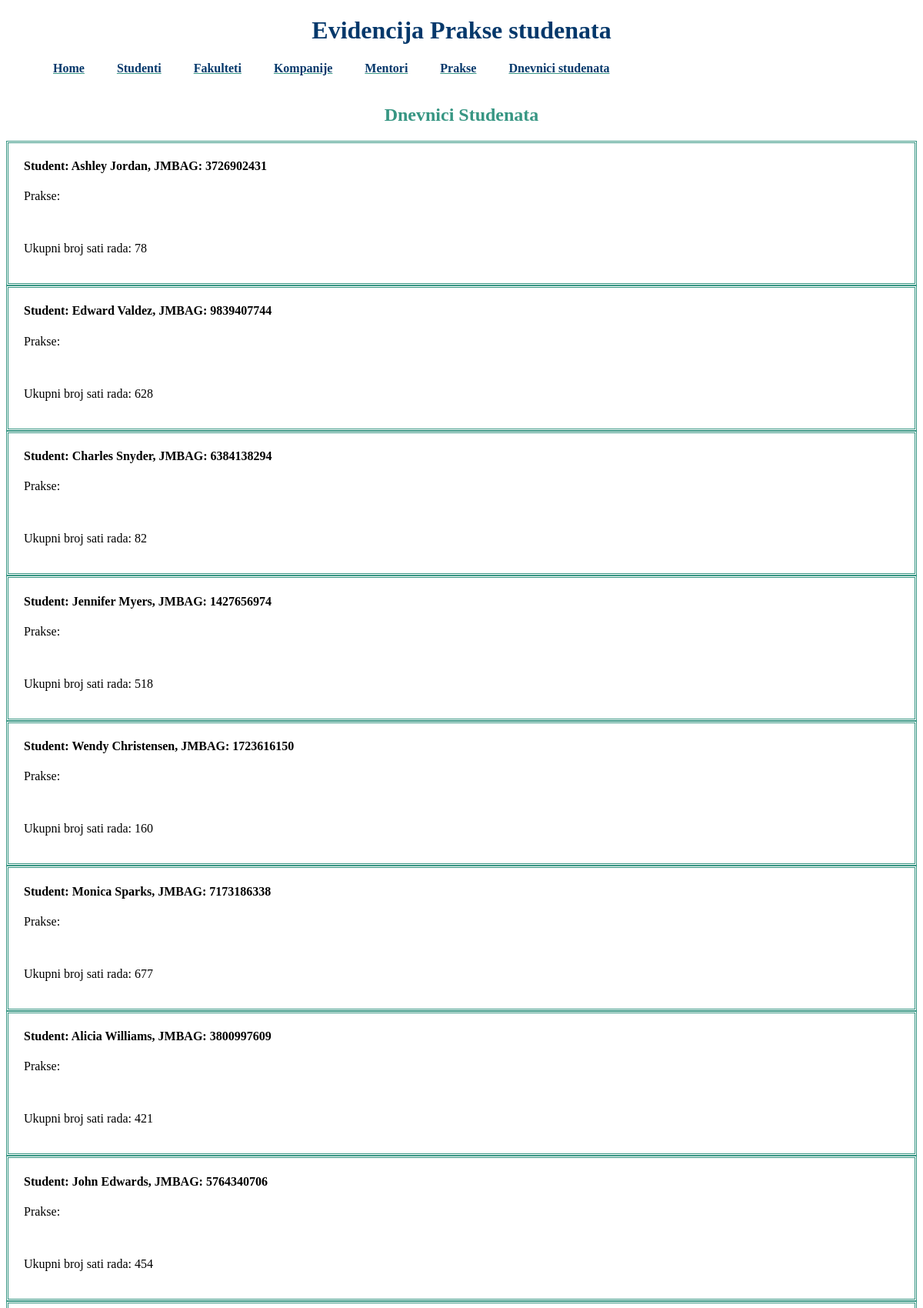
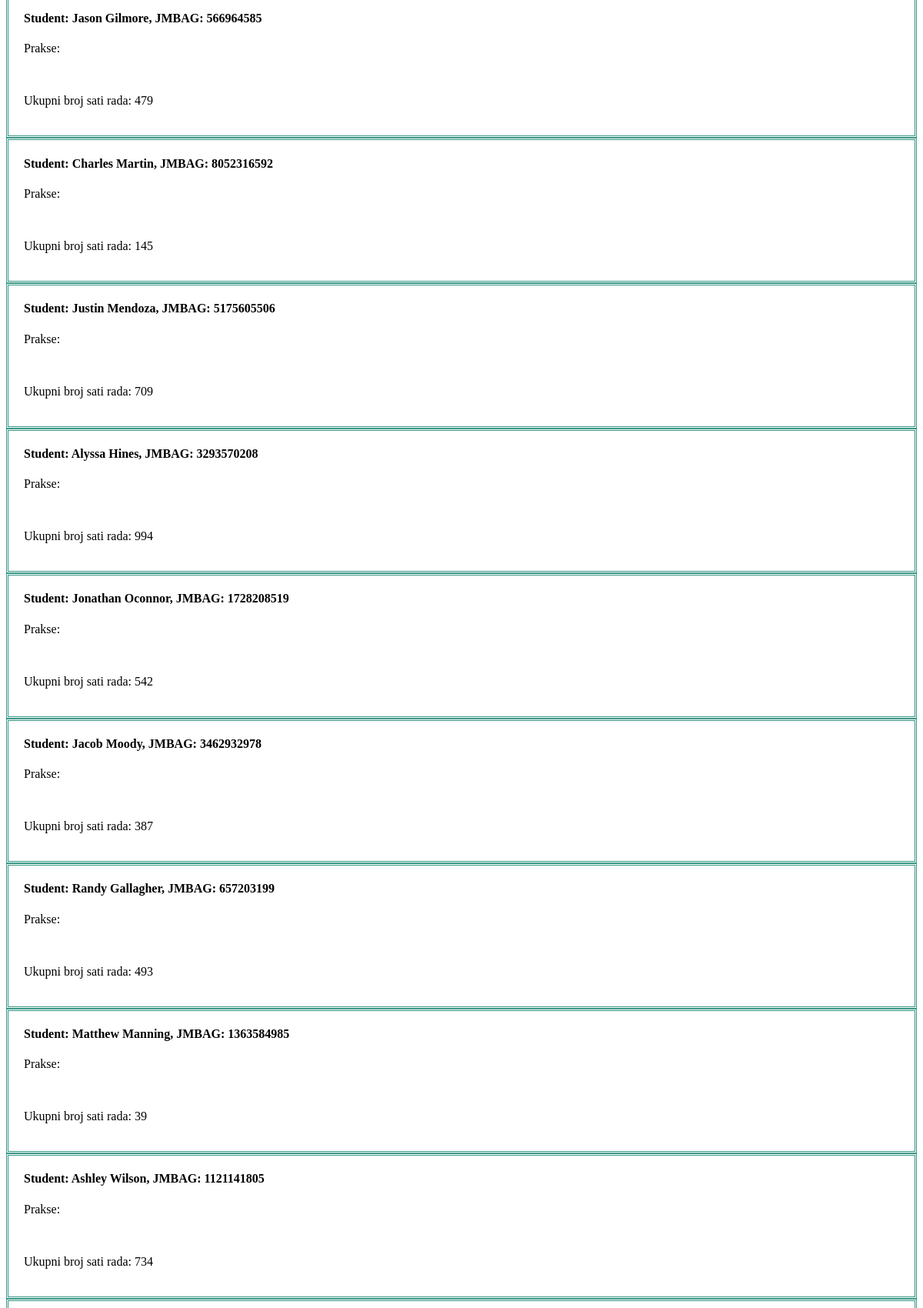
The page /dnevnici (upper part) on the database its author committed (2 pictures, top to bottom).
### main/models.py (models this page shows, shortened)
class StudentDnevnik(models.Model):
    student=models.OneToOneField(Student, on_delete=models.CASCADE)
    prakse=models.ManyToManyField(Praksa)
    ukupni_broj_sati_rada=models.IntegerField()

class Student(models.Model):
    student_JMBAG=models.CharField(max_length=10, primary_key=True, validators=[MinLengthValidator(10)])
    student_ime=models.CharField(max_length=50)
    student_prezime=models.CharField(max_length=50)
    student_email=models.EmailField()
    student_fakultet=models.ManyToManyField(Fakultet)
    def __str__(self):
        return '{} {}, JMBAG: {}'.format(self.student_ime, self.student_prezime, self.student_JMBAG)

### main/views.py (the view)
# urls.py: path('dnevnici', StudentDnevnikList.as_view()),
class StudentDnevnikList(ListView):
    model=StudentDnevnik

### main/templates/main/studentdnevnik_list.html (shortened to what this page needs)
{% extends "base_generic.html" %}
{% block content %}
<br><br>
<h2>Dnevnici Studenata</h2>
{% for dnevnik in studentdnevnik_list %}
    <div class="dnevnik">
        <h4>Student: {{dnevnik.student}}</h4>
        <p>Prakse:
            {% for praksa in dnevnik.prakse.all %}{{praksa}}, sati rada:{{praksa.broj_odradenih_sati}}<br>{% endfor %}</p>
            <br>
        <p>Ukupni broj sati rada: {{dnevnik.ukupni_broj_sati_rada}}</p>
    </div>
{% endfor %}
{% endblock %}

### main/static/style.css (style rules this page uses)
h2 { text-align: center; color:#379683; }
.dnevnik { border-color: #379683; border-style: double; padding-left: 20px; padding-right: 20px; padding-bottom: 20px; }

### rows shown on the page
StudentDnevnik: student "Ashley Jordan, JMBAG: 3726902431", ukupni_broj_sati_rada "78"
StudentDnevnik: student "Edward Valdez, JMBAG: 9839407744", ukupni_broj_sati_rada "628"
StudentDnevnik: student "Charles Snyder, JMBAG: 6384138294", ukupni_broj_sati_rada "82"
StudentDnevnik: student "Jennifer Myers, JMBAG: 1427656974", ukupni_broj_sati_rada "518"
StudentDnevnik: student "Wendy Christensen, JMBAG: 1723616150", ukupni_broj_sati_rada "160"
StudentDnevnik: student "Monica Sparks, JMBAG: 7173186338", ukupni_broj_sati_rada "677"
StudentDnevnik: student "Alicia Williams, JMBAG: 3800997609", ukupni_broj_sati_rada "421"
StudentDnevnik: student "John Edwards, JMBAG: 5764340706", ukupni_broj_sati_rada "454"
StudentDnevnik: student "Jason Gilmore, JMBAG: 566964585", ukupni_broj_sati_rada "479"
StudentDnevnik: student "Charles Martin, JMBAG: 8052316592", ukupni_broj_sati_rada "145"
StudentDnevnik: student "Justin Mendoza, JMBAG: 5175605506", ukupni_broj_sati_rada "709"
StudentDnevnik: student "Alyssa Hines, JMBAG: 3293570208", ukupni_broj_sati_rada "994"
StudentDnevnik: student "Jonathan Oconnor, JMBAG: 1728208519", ukupni_broj_sati_rada "542"
StudentDnevnik: student "Jacob Moody, JMBAG: 3462932978", ukupni_broj_sati_rada "387"
StudentDnevnik: student "Randy Gallagher, JMBAG: 657203199", ukupni_broj_sati_rada "493"
StudentDnevnik: student "Matthew Manning, JMBAG: 1363584985", ukupni_broj_sati_rada "39"
StudentDnevnik: student "Ashley Wilson, JMBAG: 1121141805", ukupni_broj_sati_rada "734"
